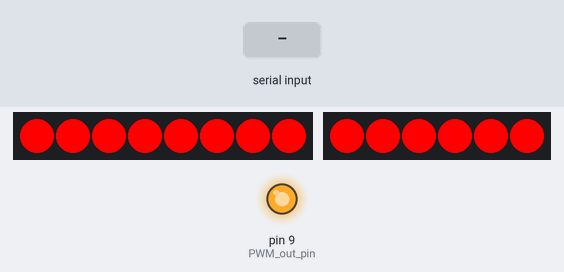
Simulated run of this sketch. Board: Arduino Uno, built with avr-gcc and run on an emulated ATmega328P. Shown: 8 RGB LEDs in strip order, left to right, 6 RGB LEDs in strip order, left to right, output pins drawn as LEDs (lit = HIGH). Inputs (shaded band) come from the test bench. Dim RGB values are drawn brighter than linear; what the sketch prints to the serial monitor is not drawn.

Above: at 8.6 s.
8.7 s: "G" received over Serial
10.5 s: "G" received over Serial
At 10.8 s:
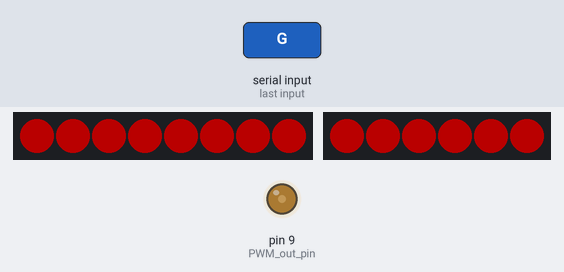
Timing chart, 0 to 13.5 s (numbered marks = the images above; inputs shaded):
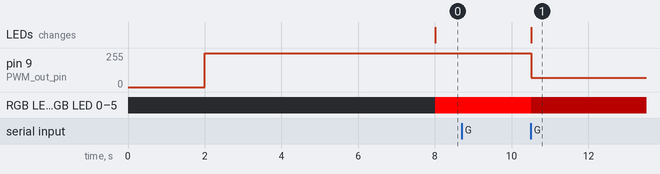

The sketch:

kopiFan_IDCHECK.ino
```cpp
// for use with the testing.pd puredata patch.
#include <FastLED.h>
#include <EEPROM.h>
// EEPROM ID detection
byte id = 255;
char incomingChar;
bool newData = false;
bool connected = false;
  // delay for broadcasting ID
const int period = 1000;
unsigned long time_now = 0;

// Fan driver specific
int PWM_out_pin = 9; // pin to fan PWM
int control_byte = 0; // wind speed 0-255

#define LED_CHIPSET WS2812B
#define COLOR_ORDER GRB

#define NUM_FAN_LEDS 6
#define FAN_DATA_PIN 10

#define NUM_FRONT_LEDS 8
#define FRONT_DATA_PIN 6

#define BRIGHTNESS 255
#define FRAMES_PER_SECOND 120

CRGB fan_leds[NUM_FAN_LEDS];
CRGB front_leds[NUM_FRONT_LEDS];

void setup() {
  delay(2000);
  pinMode(PWM_out_pin, OUTPUT);
  setFanSpeed(255);
  LEDS.addLeds<LED_CHIPSET, FRONT_DATA_PIN, COLOR_ORDER>(front_leds, NUM_FRONT_LEDS);
  LEDS.addLeds<LED_CHIPSET, FAN_DATA_PIN, COLOR_ORDER>(fan_leds, NUM_FAN_LEDS);
  FastLED.setBrightness(BRIGHTNESS);
// Fill LED colors
  for(int n = 0; n < NUM_FAN_LEDS; n++){
    fan_leds[n] = CRGB::Red;
  }
  for(int n = 0; n < NUM_FRONT_LEDS; n++){
    front_leds[n] = CRGB::Red;
  }

  // Serial connect and broadcast ID at EEPROM[0]
  Serial.begin(9600);
  while (!Serial) {
    //wait for serial connection
   }
  // Get and Send initial ID number to Pure Data patch
  EEPROM.get(0, id);
  delay(5000);
  Serial.print("StoredID: ");
  Serial.println(id, 3);
}

uint8_t gHue = 96;  // rotating "base color" used by many of the patterns

void loop() {
// While not connected, send and check for PD to register COM port
  if (connected == false ){
    // look for char from Pure data
    receiveChar();
    waitForConnection();
    // delay before sending id again without blocking
    time_now = millis();
    // send ID
    Serial.print("StoredID: ");
    Serial.println(id, 3);
    while(millis() < time_now + period){
      // wait period ms
    }

  }  else{
    if (Serial.available()) {
      control_byte = byte(Serial.read()); // Serial.read() returns int, note.
      setFanSpeed(control_byte);
      FastLED.setBrightness(control_byte);
    }
  }

    //  rainbow();
    // //    // do some periodic updates
    //  EVERY_N_MILLISECONDS(20) {
    //  gHue++;
    //  }

  FastLED.show();
  // insert a delay to keep the framerate modest
  FastLED.delay(1000 / FRAMES_PER_SECOND);
}


void rainbow() {
  // FastLED's built-in rainbow generator
  fill_rainbow(fan_leds, NUM_FAN_LEDS, gHue, 5);
  fill_rainbow(front_leds, NUM_FRONT_LEDS, gHue, 5);

}

/**
 * Sets the speed of a fan using PWM (Pulse Width Modulation).
 *
 * @param speed The speed of the fan to be set. Must be a value between 0 and 255.
 *
 * @return void
 *
 * @throws None
 */
void setFanSpeed(byte speed) {
  speed = constrain(speed, 0, 255);
  analogWrite( PWM_out_pin, speed);
}

// ID checking functions
void receiveChar(){
  incomingChar = Serial.read();
  newData = true;
}

void waitForConnection() {
      if( newData == true ) {
        Serial.print("New Data: ");
        Serial.println(incomingChar);
        if(incomingChar == 'G') {
          connected = true;
          Serial.println("connected");
        }
        newData = false;
      }
}
```

Measured:
- after the input at 8.7 s, every drawn part: stays the same
- after the input at 10.5 s, pin 9 (PWM_out_pin): 255/255 → 71/255 at once; RGB LED 0–7, RGB LED 0–5: RGB(255, 0, 0) → RGB(71, 0, 0) at once; the LEDs: change at once (image 1)
